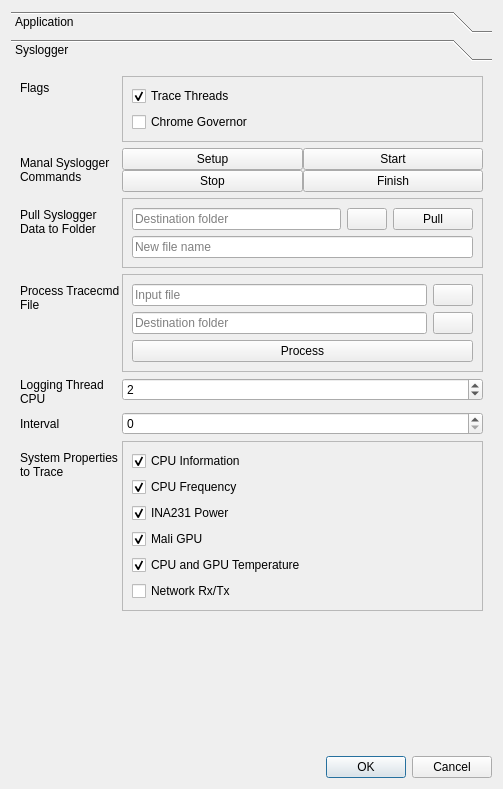
<?xml version="1.0" encoding="UTF-8"?>
<ui version="4.0">
 <class>DialogSettings</class>
 <widget class="QDialog" name="DialogSettings">
  <property name="geometry">
   <rect>
    <x>0</x>
    <y>0</y>
    <width>503</width>
    <height>789</height>
   </rect>
  </property>
  <property name="windowTitle">
   <string>Settings</string>
  </property>
  <layout class="QVBoxLayout" name="verticalLayout">
   <item>
    <widget class="QToolBox" name="toolBox">
     <property name="sizePolicy">
      <sizepolicy hsizetype="Preferred" vsizetype="Minimum">
       <horstretch>0</horstretch>
       <verstretch>0</verstretch>
      </sizepolicy>
     </property>
     <property name="currentIndex">
      <number>1</number>
     </property>
     <widget class="QWidget" name="pageApp">
      <property name="geometry">
       <rect>
        <x>0</x>
        <y>0</y>
        <width>485</width>
        <height>673</height>
       </rect>
      </property>
      <attribute name="label">
       <string>Application</string>
      </attribute>
      <layout class="QVBoxLayout" name="verticalLayout_3">
       <item>
        <layout class="QFormLayout" name="formLayout">
         <item row="0" column="0">
          <widget class="QLabel" name="label">
           <property name="sizePolicy">
            <sizepolicy hsizetype="Preferred" vsizetype="Maximum">
             <horstretch>0</horstretch>
             <verstretch>0</verstretch>
            </sizepolicy>
           </property>
           <property name="text">
            <string>Default Application Name</string>
           </property>
          </widget>
         </item>
         <item row="0" column="1">
          <widget class="QLineEdit" name="lineEditApplicationName"/>
         </item>
         <item row="1" column="0">
          <widget class="QLabel" name="label_2">
           <property name="text">
            <string>Default Duration</string>
           </property>
          </widget>
         </item>
         <item row="1" column="1">
          <widget class="QDoubleSpinBox" name="doubleSpinBoxDuration"/>
         </item>
         <item row="2" column="0">
          <widget class="QLabel" name="label_3">
           <property name="text">
            <string>Default Preamble</string>
           </property>
          </widget>
         </item>
         <item row="2" column="1">
          <widget class="QDoubleSpinBox" name="doubleSpinBoxPreamble"/>
         </item>
         <item row="4" column="0">
          <widget class="QLabel" name="label_4">
           <property name="text">
            <string>Default Events</string>
           </property>
          </widget>
         </item>
         <item row="4" column="1">
          <widget class="QFrame" name="frame">
           <property name="frameShape">
            <enum>QFrame::StyledPanel</enum>
           </property>
           <property name="frameShadow">
            <enum>QFrame::Raised</enum>
           </property>
           <layout class="QVBoxLayout" name="verticalLayout_2">
            <item>
             <widget class="QCheckBox" name="checkBoxSyslogger">
              <property name="text">
               <string>Syslogger</string>
              </property>
             </widget>
            </item>
            <item>
             <widget class="QCheckBox" name="checkBoxBinderTransaction">
              <property name="text">
               <string>Binder Transaction</string>
              </property>
             </widget>
            </item>
            <item>
             <widget class="QCheckBox" name="checkBoxSchedSwitch">
              <property name="text">
               <string>Sched Switch</string>
              </property>
             </widget>
            </item>
            <item>
             <widget class="QCheckBox" name="checkBoxCPUIdle">
              <property name="text">
               <string>CPU Idle</string>
              </property>
             </widget>
            </item>
            <item>
             <widget class="QCheckBox" name="checkBoxWakeUp">
              <property name="text">
               <string>Wake Up</string>
              </property>
             </widget>
            </item>
           </layout>
          </widget>
         </item>
         <item row="3" column="0">
          <widget class="QLabel" name="label_5">
           <property name="text">
            <string>Draw Graph by  Default</string>
           </property>
          </widget>
         </item>
         <item row="3" column="1">
          <widget class="QCheckBox" name="checkBoxDrawGraph">
           <property name="text">
            <string>Draw Graph</string>
           </property>
          </widget>
         </item>
        </layout>
       </item>
      </layout>
     </widget>
     <widget class="QWidget" name="pageSyslogger">
      <property name="geometry">
       <rect>
        <x>0</x>
        <y>0</y>
        <width>473</width>
        <height>706</height>
       </rect>
      </property>
      <attribute name="label">
       <string>Syslogger</string>
      </attribute>
      <layout class="QVBoxLayout" name="verticalLayout_4">
       <item>
        <layout class="QFormLayout" name="formLayout_2">
         <property name="labelAlignment">
          <set>Qt::AlignLeading|Qt::AlignLeft|Qt::AlignVCenter</set>
         </property>
         <property name="formAlignment">
          <set>Qt::AlignLeading|Qt::AlignLeft|Qt::AlignTop</set>
         </property>
         <property name="horizontalSpacing">
          <number>2</number>
         </property>
         <item row="0" column="0">
          <widget class="QLabel" name="label_6">
           <property name="sizePolicy">
            <sizepolicy hsizetype="Preferred" vsizetype="Preferred">
             <horstretch>1</horstretch>
             <verstretch>0</verstretch>
            </sizepolicy>
           </property>
           <property name="text">
            <string>Flags</string>
           </property>
          </widget>
         </item>
         <item row="0" column="1">
          <widget class="QFrame" name="frame_2">
           <property name="sizePolicy">
            <sizepolicy hsizetype="Preferred" vsizetype="Preferred">
             <horstretch>0</horstretch>
             <verstretch>0</verstretch>
            </sizepolicy>
           </property>
           <property name="frameShape">
            <enum>QFrame::StyledPanel</enum>
           </property>
           <property name="frameShadow">
            <enum>QFrame::Raised</enum>
           </property>
           <layout class="QVBoxLayout" name="verticalLayout_5">
            <item>
             <widget class="QCheckBox" name="checkBoxTraceThreads">
              <property name="toolTip">
               <string>can be specified to disable tracing of threads (runtime and CPU asignment), and therefore to minimize overhead when only wanting to trace e.g. power consumption</string>
              </property>
              <property name="text">
               <string>Trace Threads</string>
              </property>
              <property name="checked">
               <bool>true</bool>
              </property>
             </widget>
            </item>
            <item>
             <widget class="QCheckBox" name="checkBoxChromeGovernor">
              <property name="toolTip">
               <string>instructs trace-cmd to also enable and trace tracepoints implemented by the chrome governor</string>
              </property>
              <property name="text">
               <string>Chrome Governor</string>
              </property>
             </widget>
            </item>
           </layout>
          </widget>
         </item>
         <item row="1" column="0">
          <widget class="QLabel" name="label_7">
           <property name="text">
            <string>Manal Syslogger&lt;br&gt; Commands</string>
           </property>
          </widget>
         </item>
         <item row="1" column="1">
          <layout class="QGridLayout" name="gridLayout">
           <item row="0" column="0">
            <widget class="QPushButton" name="pushButtonSysloggerSetup">
             <property name="text">
              <string>Setup</string>
             </property>
            </widget>
           </item>
           <item row="0" column="1">
            <widget class="QPushButton" name="pushButtonSysloggerStart">
             <property name="text">
              <string>Start</string>
             </property>
            </widget>
           </item>
           <item row="1" column="0">
            <widget class="QPushButton" name="pushButtonSysloggerStop">
             <property name="text">
              <string>Stop</string>
             </property>
            </widget>
           </item>
           <item row="1" column="1">
            <widget class="QPushButton" name="pushButtonSysloggerFinish">
             <property name="text">
              <string>Finish</string>
             </property>
            </widget>
           </item>
          </layout>
         </item>
         <item row="2" column="0">
          <widget class="QLabel" name="label_8">
           <property name="text">
            <string>Pull Syslogger &lt;br&gt;Data to Folder</string>
           </property>
          </widget>
         </item>
         <item row="3" column="0">
          <widget class="QLabel" name="label_9">
           <property name="text">
            <string>Process Tracecmd&lt;br&gt;File</string>
           </property>
          </widget>
         </item>
         <item row="3" column="1">
          <widget class="QFrame" name="frame_3">
           <property name="frameShape">
            <enum>QFrame::StyledPanel</enum>
           </property>
           <property name="frameShadow">
            <enum>QFrame::Raised</enum>
           </property>
           <layout class="QVBoxLayout" name="verticalLayout_6">
            <item>
             <layout class="QHBoxLayout" name="horizontalLayout_2">
              <item>
               <widget class="QLineEdit" name="lineEditConvertSource">
                <property name="placeholderText">
                 <string>Input file</string>
                </property>
               </widget>
              </item>
              <item>
               <widget class="QPushButton" name="pushButtonFileToConvert">
                <property name="text">
                 <string/>
                </property>
                <property name="icon">
                 <iconset>
                  <normaloff>../icons/folder.png</normaloff>../icons/folder.png</iconset>
                </property>
               </widget>
              </item>
             </layout>
            </item>
            <item>
             <layout class="QHBoxLayout" name="horizontalLayout_3">
              <item>
               <widget class="QLineEdit" name="lineEditConvertDestination">
                <property name="placeholderText">
                 <string>Destination folder</string>
                </property>
               </widget>
              </item>
              <item>
               <widget class="QPushButton" name="pushButtonFileToConvertDestination">
                <property name="text">
                 <string/>
                </property>
                <property name="icon">
                 <iconset>
                  <normaloff>../icons/folder.png</normaloff>../icons/folder.png</iconset>
                </property>
               </widget>
              </item>
             </layout>
            </item>
            <item>
             <widget class="QPushButton" name="pushButtonConvertTrace">
              <property name="text">
               <string>Process</string>
              </property>
             </widget>
            </item>
           </layout>
          </widget>
         </item>
         <item row="4" column="0">
          <widget class="QLabel" name="label_10">
           <property name="toolTip">
            <string>CPU to run/pin the logging thread on</string>
           </property>
           <property name="text">
            <string>Logging Thread &lt;br&gt;CPU</string>
           </property>
          </widget>
         </item>
         <item row="4" column="1">
          <widget class="QSpinBox" name="spinBoxCPU">
           <property name="maximum">
            <number>7</number>
           </property>
           <property name="value">
            <number>2</number>
           </property>
          </widget>
         </item>
         <item row="5" column="0">
          <widget class="QLabel" name="label_11">
           <property name="text">
            <string>Interval</string>
           </property>
          </widget>
         </item>
         <item row="5" column="1">
          <widget class="QSpinBox" name="spinBoxInterval"/>
         </item>
         <item row="6" column="0">
          <widget class="QLabel" name="label_12">
           <property name="text">
            <string>System Properties&lt;br&gt;to Trace</string>
           </property>
          </widget>
         </item>
         <item row="6" column="1">
          <widget class="QFrame" name="frame_4">
           <property name="frameShape">
            <enum>QFrame::StyledPanel</enum>
           </property>
           <property name="frameShadow">
            <enum>QFrame::Raised</enum>
           </property>
           <layout class="QVBoxLayout" name="verticalLayout_7">
            <item>
             <widget class="QCheckBox" name="checkBoxCPUInfo">
              <property name="toolTip">
               <string>Log CPU system/user/idle time and state</string>
              </property>
              <property name="text">
               <string>CPU Information</string>
              </property>
              <property name="checked">
               <bool>true</bool>
              </property>
             </widget>
            </item>
            <item>
             <widget class="QCheckBox" name="checkBoxCPUFrequency">
              <property name="toolTip">
               <string>Log CPU frequency for each first CPU in a policy group</string>
              </property>
              <property name="text">
               <string>CPU Frequency</string>
              </property>
              <property name="checked">
               <bool>true</bool>
              </property>
             </widget>
            </item>
            <item>
             <widget class="QCheckBox" name="checkBoxPower">
              <property name="toolTip">
               <string>Log Power consumption via ina231 sensors</string>
              </property>
              <property name="text">
               <string>INA231 Power</string>
              </property>
              <property name="checked">
               <bool>true</bool>
              </property>
             </widget>
            </item>
            <item>
             <widget class="QCheckBox" name="checkBoxMali">
              <property name="toolTip">
               <string>Log mali GPU information</string>
              </property>
              <property name="text">
               <string>Mali GPU</string>
              </property>
              <property name="checked">
               <bool>true</bool>
              </property>
             </widget>
            </item>
            <item>
             <widget class="QCheckBox" name="checkBoxTemp">
              <property name="toolTip">
               <string>Log CPU and GPU temperature on Exynos boards</string>
              </property>
              <property name="text">
               <string>CPU and GPU Temperature</string>
              </property>
              <property name="checked">
               <bool>true</bool>
              </property>
             </widget>
            </item>
            <item>
             <widget class="QCheckBox" name="checkBoxNetwork">
              <property name="toolTip">
               <string>Log network interface rx/tx stats</string>
              </property>
              <property name="text">
               <string>Network Rx/Tx</string>
              </property>
             </widget>
            </item>
           </layout>
          </widget>
         </item>
         <item row="2" column="1">
          <widget class="QFrame" name="frame_5">
           <property name="frameShape">
            <enum>QFrame::StyledPanel</enum>
           </property>
           <property name="frameShadow">
            <enum>QFrame::Raised</enum>
           </property>
           <layout class="QVBoxLayout" name="verticalLayout_8">
            <item>
             <layout class="QHBoxLayout" name="horizontalLayout">
              <item>
               <widget class="QLineEdit" name="lineEditSyslogPullFolder">
                <property name="placeholderText">
                 <string>Destination folder</string>
                </property>
                <property name="clearButtonEnabled">
                 <bool>true</bool>
                </property>
               </widget>
              </item>
              <item>
               <widget class="QPushButton" name="pushButtonChoosePullFile">
                <property name="text">
                 <string/>
                </property>
                <property name="icon">
                 <iconset>
                  <normaloff>../icons/folder.png</normaloff>../icons/folder.png</iconset>
                </property>
               </widget>
              </item>
              <item>
               <widget class="QPushButton" name="pushButtonSysloggerPull">
                <property name="text">
                 <string>Pull</string>
                </property>
               </widget>
              </item>
             </layout>
            </item>
            <item>
             <layout class="QHBoxLayout" name="horizontalLayout_4">
              <item>
               <widget class="QLineEdit" name="lineEditSyslogPullFilename">
                <property name="placeholderText">
                 <string>New file name</string>
                </property>
               </widget>
              </item>
             </layout>
            </item>
           </layout>
          </widget>
         </item>
        </layout>
       </item>
      </layout>
     </widget>
    </widget>
   </item>
   <item>
    <widget class="QDialogButtonBox" name="buttonBox">
     <property name="orientation">
      <enum>Qt::Horizontal</enum>
     </property>
     <property name="standardButtons">
      <set>QDialogButtonBox::Cancel|QDialogButtonBox::Ok</set>
     </property>
    </widget>
   </item>
  </layout>
 </widget>
 <resources/>
 <connections>
  <connection>
   <sender>buttonBox</sender>
   <signal>accepted()</signal>
   <receiver>DialogSettings</receiver>
   <slot>accept()</slot>
   <hints>
    <hint type="sourcelabel">
     <x>248</x>
     <y>254</y>
    </hint>
    <hint type="destinationlabel">
     <x>157</x>
     <y>274</y>
    </hint>
   </hints>
  </connection>
  <connection>
   <sender>pushButtonSysloggerPull</sender>
   <signal>clicked()</signal>
   <receiver>DialogSettings</receiver>
   <slot>sysloggerpull_clicked()</slot>
   <hints>
    <hint type="sourcelabel">
     <x>421</x>
     <y>261</y>
    </hint>
    <hint type="destinationlabel">
     <x>286</x>
     <y>274</y>
    </hint>
   </hints>
  </connection>
  <connection>
   <sender>pushButtonChoosePullFile</sender>
   <signal>clicked()</signal>
   <receiver>DialogSettings</receiver>
   <slot>sysloggerpullfile_clicked()</slot>
   <hints>
    <hint type="sourcelabel">
     <x>226</x>
     <y>261</y>
    </hint>
    <hint type="destinationlabel">
     <x>199</x>
     <y>181</y>
    </hint>
   </hints>
  </connection>
  <connection>
   <sender>pushButtonSysloggerStart</sender>
   <signal>clicked()</signal>
   <receiver>DialogSettings</receiver>
   <slot>sysloggerstart_clicked()</slot>
   <hints>
    <hint type="sourcelabel">
     <x>381</x>
     <y>183</y>
    </hint>
    <hint type="destinationlabel">
     <x>243</x>
     <y>286</y>
    </hint>
   </hints>
  </connection>
  <connection>
   <sender>pushButtonSysloggerSetup</sender>
   <signal>clicked()</signal>
   <receiver>DialogSettings</receiver>
   <slot>sysloggersetup_clicked()</slot>
   <hints>
    <hint type="sourcelabel">
     <x>203</x>
     <y>183</y>
    </hint>
    <hint type="destinationlabel">
     <x>243</x>
     <y>286</y>
    </hint>
   </hints>
  </connection>
  <connection>
   <sender>pushButtonSysloggerStop</sender>
   <signal>clicked()</signal>
   <receiver>DialogSettings</receiver>
   <slot>sysloggerstop_clicked()</slot>
   <hints>
    <hint type="sourcelabel">
     <x>203</x>
     <y>221</y>
    </hint>
    <hint type="destinationlabel">
     <x>243</x>
     <y>286</y>
    </hint>
   </hints>
  </connection>
  <connection>
   <sender>pushButtonSysloggerFinish</sender>
   <signal>clicked()</signal>
   <receiver>DialogSettings</receiver>
   <slot>sysloggerfinish_clicked()</slot>
   <hints>
    <hint type="sourcelabel">
     <x>381</x>
     <y>221</y>
    </hint>
    <hint type="destinationlabel">
     <x>243</x>
     <y>286</y>
    </hint>
   </hints>
  </connection>
  <connection>
   <sender>pushButtonFileToConvert</sender>
   <signal>clicked()</signal>
   <receiver>DialogSettings</receiver>
   <slot>sysloggerfiletoconvert_clicked()</slot>
   <hints>
    <hint type="sourcelabel">
     <x>437</x>
     <y>313</y>
    </hint>
    <hint type="destinationlabel">
     <x>243</x>
     <y>286</y>
    </hint>
   </hints>
  </connection>
  <connection>
   <sender>pushButtonConvertTrace</sender>
   <signal>clicked()</signal>
   <receiver>DialogSettings</receiver>
   <slot>sysloggerconverttrace_clicked()</slot>
   <hints>
    <hint type="sourcelabel">
     <x>297</x>
     <y>392</y>
    </hint>
    <hint type="destinationlabel">
     <x>243</x>
     <y>286</y>
    </hint>
   </hints>
  </connection>
  <connection>
   <sender>pushButtonFileToConvertDestination</sender>
   <signal>clicked()</signal>
   <receiver>DialogSettings</receiver>
   <slot>sysloggerfiletoconvertdestination_clicked()</slot>
   <hints>
    <hint type="sourcelabel">
     <x>437</x>
     <y>353</y>
    </hint>
    <hint type="destinationlabel">
     <x>243</x>
     <y>286</y>
    </hint>
   </hints>
  </connection>
 </connections>
 <slots>
  <slot>sysloggerpull_clicked()</slot>
  <slot>sysloggerpullfile_clicked()</slot>
  <slot>sysloggerstart_clicked()</slot>
  <slot>sysloggersetup_clicked()</slot>
  <slot>sysloggerstop_clicked()</slot>
  <slot>sysloggerfinish_clicked()</slot>
  <slot>sysloggerfiletoconvert_clicked()</slot>
  <slot>sysloggerfiletoconvertdestination_clicked()</slot>
  <slot>sysloggerconverttrace_clicked()</slot>
 </slots>
</ui>
